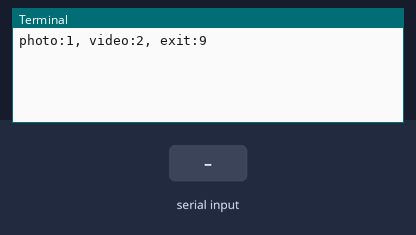
The program below on a simulated Raspberry Pi (BCM pin numbers). On the bench: the last lines printed to the terminal. Inputs (shaded band) come from the test bench. The clock reads 2024-03-15 10:24:30 at power-on unless the program sets it; the camera gives no picture and a still takes 0.5 s.

Above: at 4.2 s.
4.3 s: "1" typed at the terminal, then Enter
At 4.7 s:
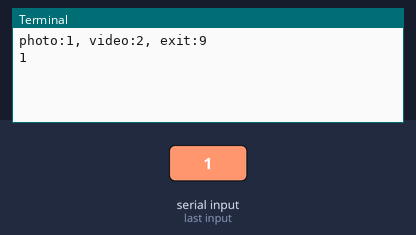
5.8 s: "0" typed at the terminal, then Enter
At 7.1 s:
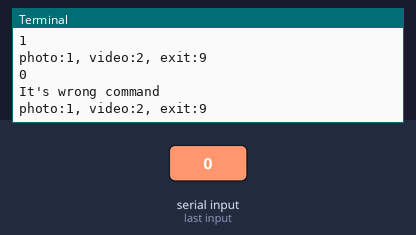

Measured:
- after the input at 4.3 s, the terminal: prints a new line at once (image 1)
- after the input at 5.8 s, the terminal: prints a new line at once (image 2)

The program:

yeah_camera.py
```python
import picamera
import time

path = '/home/pi/src3/06_multimedia'

camera = picamera.PiCamera()

try:
  camera.resolution = (640, 480)
  camera.start_preview()
  time.sleep(3)
  camera.rotation = 0
  while True:
    now_str = time.strftime("%Y%m%d_%H%M%S")
    print("photo:1, video:2, exit:9")
    cmd = input()
    if cmd == '1':
      camera.capture('%s/photo_%s.jpg' % (path, now_str))
    elif cmd == '2':
      camera.start_recording('%s/video_%s.h264' % (path, now_str))
      time.sleep(5)
      camera.stop_recording()
    elif cmd == '9':
      break
    else:
      print("It's wrong command")

finally:
  camera.stop_preview()
```
